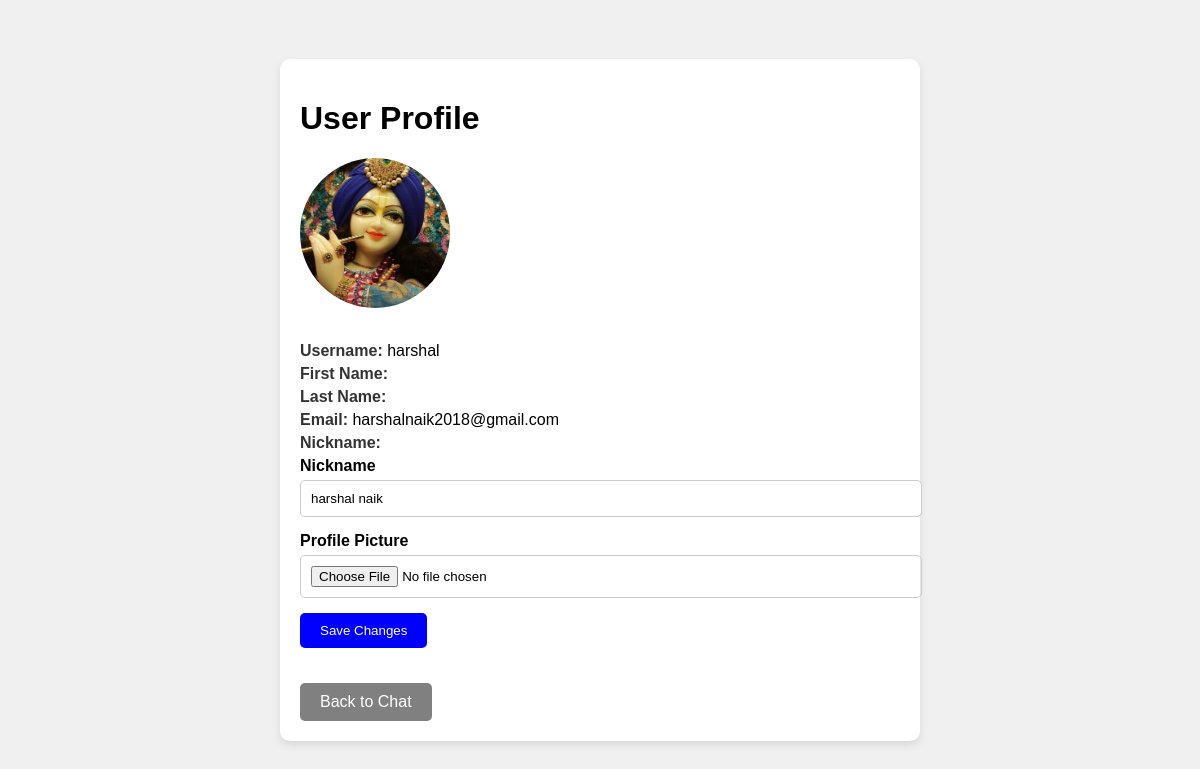
/profile/ (signed in), run on the app's committed database.
### myapp/models.py (models this page shows, shortened)
class Profile(models.Model):
    user = models.OneToOneField(User, on_delete=models.CASCADE, related_name="profile")
    avatar = models.ImageField(upload_to='avatars/', null=True, blank=True, default='avatars/default.png')
    nickname = models.CharField(max_length=50, default='Anonymous', blank=True)

### myapp/views.py (the view, shortened to what this page needs)
# urls.py: path('profile/', views.profile_view, name='profile_view'),
@login_required
def profile_view(request):
    Profile = apps.get_model('myapp', 'Profile')
    profile, created = Profile.objects.get_or_create(user=request.user)
    context = {
        'profile': profile,
        'username': request.user.username,
        'first_name': request.user.first_name,
        'last_name': request.user.last_name,
        'email': request.user.email,
    }
    return render(request, 'profile.html', context)

### myapp/Templates/profile.html (shortened to what this page needs)
<!DOCTYPE html>
<html>
<head>
</head>
<body>
    <div class="container">
        <h1>User Profile</h1>
        {% if profile.avatar %}
            <img src="{{ profile.avatar.url }}" alt="Profile Picture" class="profile-picture">
        {% else %}
            <img src="/static/harshal.png" alt="Default Avatar" class="profile-picture">
        {% endif %}
        <div class="profile-info">
            <p><strong>Username:</strong> {{ username }}</p>
            <p><strong>First Name:</strong> {{ first_name }}</p>
            <p><strong>Last Name:</strong> {{ last_name }}</p>
            <p><strong>Email:</strong> {{ email }}</p>
            <p><strong>Nickname:</strong> {{ nickname }}</p>
        </div>
        <form method="POST" enctype="multipart/form-data">
            <div class="form-group">
                <label for="nickname">Nickname</label>
                <input type="text" id="nickname" name="nickname" value="{{ profile.nickname }}">
            </div>
            <div class="form-group">
                <label for="avatar">Profile Picture</label>
                <input type="file" id="avatar" name="avatar">
            </div>
            <div class="form-group">
                <button type="submit">Save Changes</button>
            </div>
        </form>
        <a href="{% url 'chat' %}" class="back-button">Back to Chat</a>
    </div>
</body>
</html>

### myapp/Templates/profile.html (style rules this page uses)
body { font-family: Arial, sans-serif; background-color: #f0f0f0; margin: 0; padding: 0; display: flex; justify-content: center; align-items: center; height: 100vh; }
.container { width: 600px; padding: 20px; border-radius: 10px; background-color: #fff; box-shadow: 0 4px 8px rgba(0, 0, 0, 0.1); }
.profile-picture { width: 150px; height: 150px; border-radius: 50%; object-fit: cover; margin-bottom: 10px; }
.form-group { margin-bottom: 15px; }
.form-group label { display: block; margin-bottom: 5px; font-weight: bold; }
.form-group input, .form-group textarea { width: 100%; padding: 10px; border: 1px solid #ccc; border-radius: 5px; }
.form-group button { padding: 10px 20px; background-color: blue; color: white; border: none; border-radius: 5px; cursor: pointer; }
.profile-info { margin-top: 20px; }
.profile-info p { margin: 5px 0; }
.profile-info strong { color: #333; }
.back-button { margin-top: 20px; display: inline-block; padding: 10px 20px; background-color: gray; color: white; border: none; border-radius: 5px; text-decoration: none; text-align: center; }

### data on the page
Profile: avatar (picture), nickname "harshal naik"

### other printed values
{{ username }} "harshal"
{{ email }} "harshalnaik2018@gmail.com"
